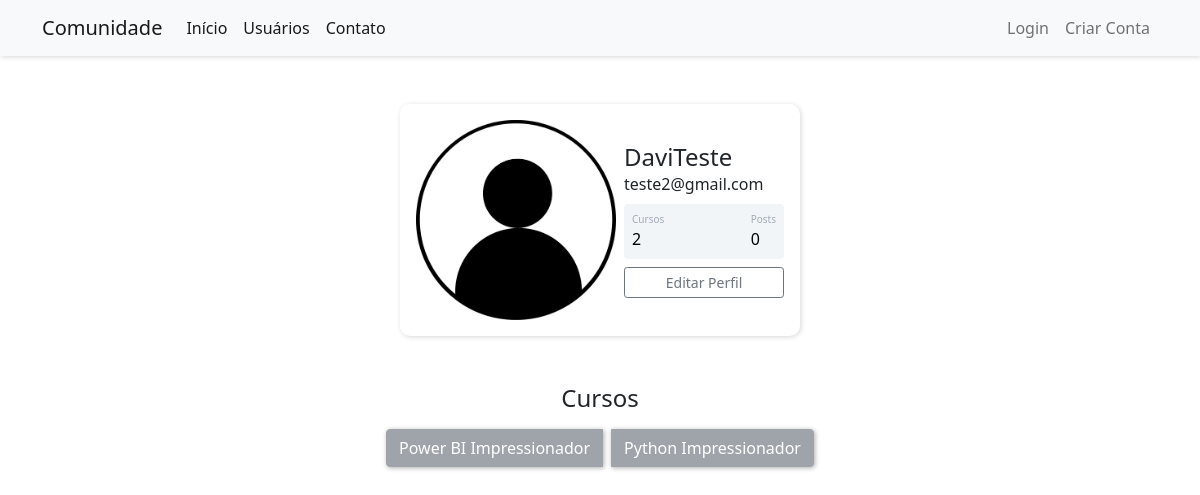
The page /perfil (signed in) on the database its author committed.
### comunidade/models.py (models this page shows)
class Usuario(database.Model, UserMixin):
    id = database.Column(database.Integer, primary_key=True)
    username = database.Column(database.String, nullable=False)
    email = database.Column(database.String, nullable=False, unique=True)
    senha = database.Column(database.String, nullable=False)
    foto_perfil= database.Column(database.String, default="default.jpg")
    posts = database.relationship("Post", backref="autor", lazy=True)
    cursos = database.Column(database.String, nullable=False, default="Não Informado")

### comunidade/routes.py (the view)
@app.route("/perfil")
@login_required
def perfil():
    foto_perfil = url_for('static', filename=f'fotos_perfil/{current_user.foto_perfil}')
    return render_template("perfil.html", foto_perfil=foto_perfil)

### comunidade/models.py (called while the page is built)
@login_manager.user_loader
def load_usuario(id_usuario) -> int:
    return Usuario.query.get(int(id_usuario))

### comunidade/templates/perfil.html (shortened to what this page needs)
{% extends "base.html" %}
{% block body %}
    <div class="container mt-5 d-flex justify-content-center">
        <div class="card p-3" style="box-shadow: 1px 1px 5px rgba(0, 0, 0, 0.158);">
            <div class="d-flex align-items-center">
                <div class="image me-2">
                    <img src="{{ foto_perfil }}"
                        class="rounded" width="200">
                </div>
                <div class="ml-3 w-100">
                    <h4 class="mb-0 mt-0">{{ current_user.username }}</h4>
                    <span>{{ current_user.email }}</span>
                    <div class="p-2 mt-2 bg-primary d-flex justify-content-between rounded text-white stats">
                        <div class="d-flex flex-column">
                            {% if "Não Informado" in current_user.cursos %}
                                <span class="articles">Cursos</span>
                                <span class="number1">0</span>
                            {% else %}
                                <span class="articles">Cursos</span>
                                <span class="number1">{{ current_user.cursos.count(";") + 1 }}</span>
                            {% endif %}
                        </div>
                        <div class="d-flex flex-column">
                            <span class="rating">Posts</span>
                            <span class="number3">0</span>
                        </div>
                    </div>
                    <div class="button mt-2 d-flex flex-row align-items-center">
                        <a class="w-100" href="{{ url_for('editar_perfil') }}">
                            <button class="btn btn-sm btn-outline-secondary w-100">Editar Perfil</button>
                        </a>
                    </div>
                </div>
            </div>
        </div>
    </div>
    <div class="container mt-5 d-flex justify-content-center">
        <div class="row">
            <div class="col text-center">
                <strong><h4>Cursos</h4></strong>
                <div class="btn-group d-flex flex-wrap justify-content-center">
                    {% for curso in current_user.cursos.split(";") %}
                        <button type="button" class="btn btn-secondary mt-2 mx-1" style="box-shadow: 1px 1px 5px rgba(0, 0, 0, 0.5);" disabled>{{ curso }}</button>
                    {% endfor %}
                </div>
            </div>
        </div>
    </div>
{% endblock %}

### comunidade/templates/base.html (shortened to what this page needs)
<!DOCTYPE html>
<html lang="pt-br">
<head>
    <link rel="stylesheet" href="https://cdn.jsdelivr.net/npm/bootstrap-icons@1.11.3/font/bootstrap-icons.min.css">
    <link href="https://cdn.jsdelivr.net/npm/bootstrap@5.0.2/dist/css/bootstrap.min.css" rel="stylesheet">
    <link rel="stylesheet" type="text/css" href="{{ url_for('static', filename='main.css') }}">
</head>
<body>
    {% include "navbar.html" %}
    {% block body %}
    {% endblock %}
</body>
</html>

### comunidade/templates/navbar.html (shortened to what this page needs)
<nav class="navbar navbar-expand-lg navbar-light bg-light" style="box-shadow: 1px 1px 5px rgba(0, 0, 0, 0.158);">
    <div class="container-fluid container">
        <a class="navbar-brand" href="{{ url_for('home') }}">Comunidade</a>
        <div class="collapse navbar-collapse" id="navbarSupportedContent">
            <ul class="navbar-nav me-auto mb-2 mb-lg-0">
                <li class="nav-item">
                    <a class="nav-link active" aria-current="page" href="{{ url_for('home') }}">Início</a>
                </li>
                <li class="nav-item">
                    <a class="nav-link active" href="{{ url_for('usuarios') }}">Usuários</a>
                </li>
                <li class="nav-item">
                    <a class="nav-link active" href="{{ url_for('contato') }}">Contato</a>
                </li>
            </ul>
            <ul class="d-flex navbar-nav">
                <li class="nav-item">
                    <a class="nav-link" href="{{ url_for('login') }}">Login</a>
                </li>
                <li class="nav-item">
                    <a class="nav-link" href="{{ url_for('login') }}">Criar Conta</a>
                </li>
            </ul>
        </div>
    </div>
</nav>

### comunidade/static/main.css (style rules this page uses)
.card { width: 400px; border: none; border-radius: 10px; background-color: #fff; }
.stats { background: #f2f5f8 !important; color: #000 !important; }
.articles { font-size: 10px; color: #a1aab9; }
.number1 { font-weight: 500; }
.rating { font-size: 10px; color: #a1aab9; }
.number3 { font-weight: 500; }

### rows shown on the page
Usuario: username "DaviTeste", email "teste2@gmail.com", cursos "2"

### other values the page prints
{{ curso }} "Power BI Impressionador" "Python Impressionador"
